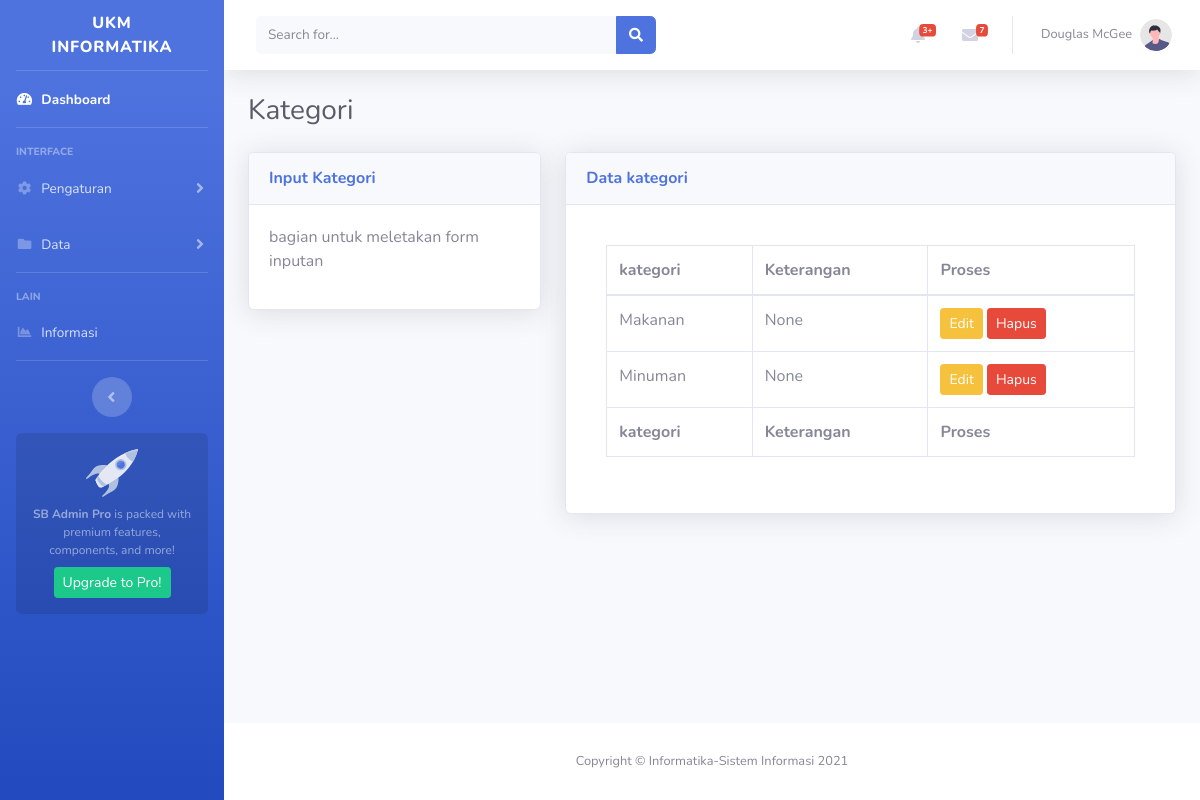
The app's page /kategori with its own data.
### ukmummu/models.py (models this page shows, shortened)
class Tkategori(db.Model):
    id= db.Column(db.Integer, primary_key=True)
    kategori = db.Column(db.String(50), unique=True, nullable=False)
    ket = db.Column(db.String(250), nullable=True)
    kproduks = db.relationship('Tproduk', backref='kategoriproduk',lazy=True)

### ukmummu/admin/routes.py (the view)
@gadmin.route("/kategori", methods=['GET', 'POST'])
def kategori():
    form=kategori_F()
    data=Tkategori.query.all()
    return render_template("t_admin/kategori.html", datakategori=data, form=form)

### ukmummu/admin/forms.py (shortened to what this page needs)
class kategori_F(FlaskForm):
    kategori= StringField('Kategori', validators=[DataRequired()])
    ket= TextAreaField('Keterangan')
    submit=SubmitField('Tambah')

### ukmummu/templates/t_admin/kategori.html (shortened to what this page needs)
{% extends "t_admin/base.html" %}
{% block konten%}
    <div class="container-fluid">
                        <div class="d-sm-flex align-items-center justify-content-between mb-4">
                            <h1 class="h3 mb-0 text-gray-800">Kategori</h1>
                        </div>
                        <div class="row">
                            <div class="col-xl-4 col-lg-5">
                                <div class="card shadow mb-4">
                                    <div
                                        class="card-header py-3 d-flex flex-row align-items-center justify-content-between">
                                        <h6 class="m-0 font-weight-bold text-primary">Input Kategori</h6>
                                    </div>
                                    <div class="card-body">
                                       <p>bagian untuk meletakan form inputan</p>
                                    </div>
                                </div>
                            </div>
                            <div class="col-xl-8 col-lg-7">
                                <div class="card shadow mb-4">
                                    <div
                                        class="card-header py-3 d-flex flex-row align-items-center justify-content-between">
                                        <h6 class="m-0 font-weight-bold text-primary">Data kategori</h6>
                                    </div>
                                    <div class="card-body">
                                        <div class="card-body">
                                            <div class="table-responsive">
                                                <table class="table table-bordered table-hover" id="dataTable" width="100%" cellspacing="0">
                                                    <thead>
                                                        <tr>
                                                            <th>kategori</th>
                                                            <th>Keterangan</th>
                                                            <th>Proses</th>
                                                        </tr>
                                                    </thead>
                                                    <tfoot>
                                                        <tr>
                                                            <th>kategori</th>
                                                            <th>Keterangan</th>
                                                            <th>Proses</th>
                                                        </tr>
                                                    </tfoot>
                                                    <tbody>
                                                        {% for dk in datakategori %}
                                                        <tr>
                                                            <td>{{dk.kategori}}</td>
                                                            <td>{{dk.ket}}</td>
                                                            <td><a class="btn btn-sm btn-warning" href="">Edit</a>  <a class="btn btn-sm btn-danger" href="">Hapus</a></td>
                                                        </tr>
                                                        {% endfor %}
                                                    </tbody>
                                                    </table>
                                    </div>
                                </div>
                            </div>
                        </div>
    </div></div>
    </div>
{% endblock%}

### records on screen
Tkategori: kategori "Makanan", ket "None"
Tkategori: kategori "Minuman", ket "None"
